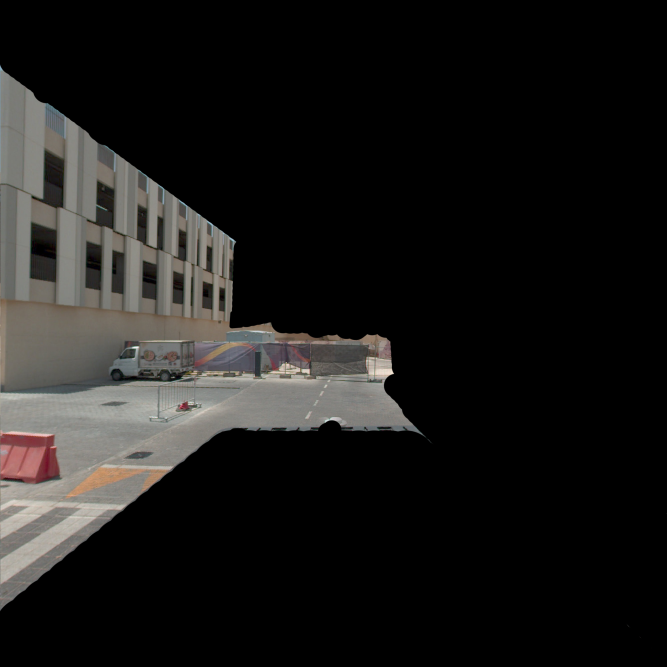
//> input picture data/rendered_images/render_scene_1/pano_000001_000034_cubemapXplus_masked.png, 2000 x 2000 px (shown at 1/3 size)
$ ./metric_image_compare_example   (built with g++ and OpenCV 4)
//> lines starting //> are read from the running program, lines starting //| are printed output that depends on the picture
### building_reconstruction/Metrics/BlurEstimation.h
#ifndef BLURESTIMATION_H
#define BLURESTIMATION_H
//#include <opencv/cv.h>
//#include <opencv/highgui.h>
#include <opencv2/core/types.hpp>
#include <opencv2/opencv.hpp>

/* implementation of "The Blur Effect: Perception and Estimation with a New	No-Reference Perceptual Blur Metric"*/
class BlurEstimation {
public:
    BlurEstimation(const cv::Mat &input);

    virtual ~BlurEstimation() {}

    float estimate();//return measure of  bluriness of input, 0<=ret<=1 , higher ret means more bluriness
protected:
    void blur();

    void calDifferenceVer(const cv::Mat &origin, cv::Mat &d_ver);

    void calDifferenceHor(const cv::Mat &origin, cv::Mat &d_hor);

    void calV(const cv::Mat &m1, const cv::Mat &m2, cv::Mat &_Vver);

    float sumofCoefficient(const cv::Mat &d_input);

    float estimationFinal(float s_Vver, float s_Vhor, float s_Fver, float s_Fhor);

private:
    cv::Mat _F;
    cv::Mat _Bver;
    cv::Mat _Bhor;

};

#endif // BLURESTIMATION_H

### building_reconstruction/Metrics/Metrics.h
#ifndef URBANRECONSTRUCTION_METRICS_H
#define URBANRECONSTRUCTION_METRICS_H

#include <opencv2/core/types.hpp>
#include <opencv2/opencv.hpp>
#include <cmath>
#include <pcl/PCLPointCloud2.h>
#include <pcl/surface/gp3.h>
#include <vector>
#include <math.h>
#include <string>

namespace Metrics {
    /*
     * Чем ближе значение SSIM к 1, тем больше сходство между изображениями.
     * Эта метрика является полезным инструментом для оценки качества сжатия изображений,
     * а также для оценки эффективности различных алгоритмов обработки изображений.
     */
    double SSIM(cv::Mat image1, cv::Mat image2, int partition);

    /*
     * Диапазон значений метрики PSNR (Peak Signal-to-Noise Ratio) обычно составляет от 0 до бесконечности.
     * Значение метрики может меняться в зависимости от битности изображения.
     * Метрика, используется для измерения качества восстановленных изображений сравнением с исходным.
     * PSNR измеряет соотношение между максимально возможной мощностью сигнала и мощностью искажения,
     * вызванного ошибками восстановления. PSNR обычно выражается в децибелах (dB).
     */
    double PSNR(cv::Mat image1, cv::Mat image2);
}


#endif //URBANRECONSTRUCTION_METRICS_H

### building_reconstruction/Metrics/BlurEstimation.cpp
#include "BlurEstimation.h"

BlurEstimation::BlurEstimation(const cv::Mat &input) {
    cv::Mat gray;
    cv::cvtColor(input, gray, cv::COLOR_RGB2GRAY);
    gray.convertTo(_F, CV_32F);
    blur();//F->Bver,Bhor
}

void BlurEstimation::blur() {
    float k[9] = {
            1.f / 9, 1.f / 9, 1.f / 9,
            1.f / 9, 1.f / 9, 1.f / 9,
            1.f / 9, 1.f / 9, 1.f / 9};
    cv::Mat Km = cv::Mat(1, 9, CV_32F, k);
    cv::Mat B_ver, B_hor;

    cv::filter2D(_F, _Bver, _F.depth(), Km, cv::Point(-1, -1));
    cv::filter2D(_F, _Bhor, _F.depth(), Km.t(), cv::Point(-1, -1));

}

float BlurEstimation::estimate() {
    cv::Mat d_Bver, d_Bhor, d_Fver, d_Fhor;
    cv::Mat Vver, Vhor;

    calDifferenceVer(_F, d_Fver);
    calDifferenceHor(_F, d_Fhor);
    calDifferenceVer(_Bver, d_Bver);
    calDifferenceHor(_Bhor, d_Bhor);

    calV(d_Fver, d_Bver, Vver);
    calV(d_Fhor, d_Bhor, Vhor);


    float s_Fver = sumofCoefficient(d_Fver);
    float s_Fhor = sumofCoefficient(d_Fhor);
    float s_Vver = sumofCoefficient(Vver);
    float s_Vhor = sumofCoefficient(Vhor);
    return estimationFinal(s_Vver, s_Vhor, s_Fver, s_Fhor);
}

float BlurEstimation::estimationFinal(float s_Vver, float s_Vhor, float s_Fver, float s_Fhor) {
    float b_Fver = (s_Fver - s_Vver) / s_Fver;
    float b_Fhor = (s_Fhor - s_Vhor) / s_Fhor;
    return std::max(b_Fver, b_Fhor);
}

float BlurEstimation::sumofCoefficient(const cv::Mat &d_input) {
    int rows = d_input.rows;
    int cols = d_input.cols;
    float ret = 0;
    for (int row = 1; row < rows; row++)
        for (int col = 1; col < cols; col++) {
            ret += d_input.at<float>(row, col);
        }
    return ret;
}

void BlurEstimation::calV(const cv::Mat &m1, const cv::Mat &m2, cv::Mat &output) {
    output = m1.clone();
    int rows = output.rows;
    int cols = output.cols;
    for (int row = 1; row < rows; row++)
        for (int col = 1; col < cols; col++) {
            output.at<float>(row, col) = std::max(0.0f, m1.at<float>(row, col) - m2.at<float>(row, col));
        }
}

void BlurEstimation::calDifferenceHor(const cv::Mat &input, cv::Mat &output) {
    output = input.clone();
    int rows = output.rows;
    int cols = output.cols;
    for (int col = 0; col < cols; col++)
        for (int row = 1; row < rows; row++) {
            output.at<float>(row, col) = abs(input.at<float>(row, col) - input.at<float>(row - 1, col));
        }
}

void BlurEstimation::calDifferenceVer(const cv::Mat &input, cv::Mat &output) {
    output = input.clone();
    int rows = output.rows;
    int cols = output.cols;
    for (int row = 0; row < rows; row++)
        for (int col = 1; col < cols; col++) {
            output.at<float>(row, col) = abs(input.at<float>(row, col) - input.at<float>(row, col - 1));
        }
}

### building_reconstruction/Metrics/Metrics.cpp
#include "Metrics.h"

#define C1 (double) (0.01 * 255 * 0.01 * 255)
#define C2 (double) (0.03 * 255 * 0.03 * 255)

#define RED_GREY_CONSTANT 0.299
#define GREEN_GREY_CONSTANT 0.587
#define BLUE_GREY_CONSTANT 0.114

#define MAX_I 255

using namespace std;

namespace Metrics {

    vector <vector<double>> meanBrightness(cv::Mat img, int partition) {
        int r = 0, g = 0, b = 0;
        vector <vector<double>> mean_brightness(partition, vector<double>(partition, 0.0));
        int width = 0, height = 0, width_prev = 0, height_prev = 0;
        int width_step = img.cols / partition;
        int width_step_remainder = img.cols % partition;
        int height_step = img.rows / partition;
        int height_step_remainder = img.rows % partition;
        for (int i = 0; i < partition; i++) {
            width += width_step;
            if (i == partition - 1) {
                width += width_step_remainder;
            }
            for (int j = 0; j < partition; j++) {
                height += height_step;
                if (j == partition - 1) {
                    height += height_step_remainder;
                }
                for (int x = width_prev; x < width; x++) {
                    for (int y = height_prev; y < height; y++) {
                        cv::Vec<unsigned char, 3> pixel_color = img.at<cv::Vec3b>(y, x);
                        r = pixel_color[0];
                        g = pixel_color[1];
                        b = pixel_color[2];
                        mean_brightness[i][j] =
                                mean_brightness[i][j] + RED_GREY_CONSTANT * r + GREEN_GREY_CONSTANT * g +
                                BLUE_GREY_CONSTANT * b;
                    }
                }
                height_prev = height;
            }
            height = 0;
            width_prev = width;
        }

        int n = width_step * height_step;
        int end = partition - 1;
        for (int i = 0; i < partition; i++) {
            for (int j = 0; j < partition; j++) {
                if (i != end && j != end) {
                    mean_brightness[i][j] = mean_brightness[i][j] / n;
                } else if (i == end && j != end) {
                    mean_brightness[i][j] = mean_brightness[i][j] /
                                            ((width_step + width_step_remainder) * height_step);
                } else if (i != end && j == end) {
                    mean_brightness[i][j] = mean_brightness[i][j] /
                                            (width_step * (height_step + height_step_remainder));
                } else {
                    mean_brightness[i][j] = mean_brightness[i][j] /
                                            ((width_step + width_step_remainder) *
                                             (height_step + height_step_remainder));
                }
            }
        }

        return mean_brightness;
    }

    vector <vector<double>> varianceBrightness(cv::Mat img, vector <vector<double>> mu, int partition) {
        int r = 0, g = 0, b = 0;
        vector <vector<double>> variance_brightness(partition, vector<double>(partition, 0.0));
        double curr_brightness = 0.0;
        int width = 0, height = 0, width_prev = 0, height_prev = 0;
        int width_step = img.cols / partition;
        int width_step_remainder = img.cols % partition;
        int height_step = img.rows / partition;
        int height_step_remainder = img.rows % partition;
        for (int i = 0; i < partition; i++) {
            width += width_step;
            if (i == partition - 1) {
                width += width_step_remainder;
            }
            for (int j = 0; j < partition; j++) {
                height += height_step;
                if (j == partition - 1) {
                    height += height_step_remainder;
                }
                for (int x = width_prev; x < width; x++) {
                    for (int y = height_prev; y < height; y++) {
                        cv::Vec<unsigned char, 3> pixel_color = img.at<cv::Vec3b>(y, x);
                        r = pixel_color[0];
                        g = pixel_color[1];
                        b = pixel_color[2];
                        curr_brightness = RED_GREY_CONSTANT * r + GREEN_GREY_CONSTANT * g + BLUE_GREY_CONSTANT * b;
                        variance_brightness[i][j] = variance_brightness[i][j] + pow(curr_brightness - mu[i][j], 2.0);
                    }
                }
                height_prev = height;
            }
            height = 0;
            width_prev = width;
        }

        int n = width_step * height_step;
        int end = partition - 1;
        for (int i = 0; i < partition; i++) {
            for (int j = 0; j < partition; j++) {
                if (i != end && j != end) {
                    variance_brightness[i][j] = variance_brightness[i][j] / n;
                } else if (i == end && j != end) {
                    variance_brightness[i][j] = variance_brightness[i][j] /
                                                ((width_step + width_step_remainder) * height_step);
                } else if (i != end && j == end) {
                    variance_brightness[i][j] = variance_brightness[i][j] /
                                                (width_step * (height_step + height_step_remainder));
                } else {
                    variance_brightness[i][j] = variance_brightness[i][j] /
                                                ((width_step + width_step_remainder) *
                                                 (height_step + height_step_remainder));
                }
            }
        }

        return variance_brightness;
    }

    vector <vector<double>>
    covarianceBrightness(cv::Mat img1, cv::Mat img2, vector <vector<double>> mu1, vector <vector<double>> mu2,
                         int partition) {
        int r1 = 0, g1 = 0, b1 = 0, r2 = 0, g2 = 0, b2 = 0;
        vector <vector<double>> covariance_brightness(partition, vector<double>(partition, 0.0));
        double curr_brightness1 = 0.0;
        double curr_brightness2 = 0.0;
        int width = 0, height = 0, width_prev = 0, height_prev = 0;
        int width_step = img1.cols / partition;
        int width_step_remainder = img1.cols % partition;
        int height_step = img1.rows / partition;
        int height_step_remainder = img1.rows % partition;
        for (int i = 0; i < partition; i++) {
            width += width_step;
            if (i == partition - 1) {
                width += width_step_remainder;
            }
            for (int j = 0; j < partition; j++) {
                height += height_step;
                if (j == partition - 1) {
                    height += height_step_remainder;
                }
                for (int x = width_prev; x < width; x++) {
                    for (int y = height_prev; y < height; y++) {
                        cv::Vec<unsigned char, 3> pixel_color1 = img1.at<cv::Vec3b>(y, x);
                        r1 = pixel_color1[0];
                        g1 = pixel_color1[1];
                        b1 = pixel_color1[2];
                        curr_brightness1 = RED_GREY_CONSTANT * r1 + GREEN_GREY_CONSTANT * g1 + BLUE_GREY_CONSTANT * b1;
                        cv::Vec<unsigned char, 3> pixel_color2 = img2.at<cv::Vec3b>(y, x);
                        r2 = pixel_color2[0];
                        g2 = pixel_color2[1];
                        b2 = pixel_color2[2];
                        curr_brightness2 = RED_GREY_CONSTANT * r2 + GREEN_GREY_CONSTANT * g2 + BLUE_GREY_CONSTANT * b2;
                        covariance_brightness[i][j] = covariance_brightness[i][j] +
                                                      (curr_brightness1 - mu1[i][j]) * (curr_brightness2 - mu2[i][j]);
                    }
                }
                height_prev = height;
            }
            height = 0;
            width_prev = width;
        }

        int n = width_step * height_step;
        int end = partition - 1;
        for (int i = 0; i < partition; i++) {
            for (int j = 0; j < partition; j++) {
                if (i != end && j != end) {
                    covariance_brightness[i][j] = covariance_brightness[i][j] / n;
                } else if (i == end && j != end) {
                    covariance_brightness[i][j] = covariance_brightness[i][j] /
                                                  ((width_step + width_step_remainder) * height_step);
                } else if (i != end && j == end) {
                    covariance_brightness[i][j] = covariance_brightness[i][j] /
                                                  (width_step * (height_step + height_step_remainder));
                } else {
                    covariance_brightness[i][j] = covariance_brightness[i][j] /
                                                  ((width_step + width_step_remainder) *
                                                   (height_step + height_step_remainder));
                }
            }
        }

        return covariance_brightness;
    }

    /*
     * Чем ближе значение SSIM к 1, тем больше сходство между изображениями.
     * Эта метрика является полезным инструментом для оценки качества сжатия изображений,
     * а также для оценки эффективности различных алгоритмов обработки изображений.
     */
    double SSIM(cv::Mat image1, cv::Mat image2, int partition) {
        if (partition != 8 && partition != 16 && partition != 1) {
            throw invalid_argument(
                    "Partition must be equals 8 or 16 or 1 but it doesn't equal" + std::to_string(partition));
        }
        // mean of the brightness of the image1
        vector <vector<double>> mean1 = meanBrightness(image1, partition);
        // mean of the brightness of the image2
        vector <vector<double>> mean2 = meanBrightness(image2, partition);
        // variance of the brightness of the image1
        vector <vector<double>> variance1 = varianceBrightness(image1, mean1, partition);
        // variance of the brightness of the image2
        vector <vector<double>> variance2 = varianceBrightness(image2, mean2, partition);
        // covariance of the brightness between two images
        vector <vector<double>> covariance = covarianceBrightness(image1, image2, mean1, mean2, partition);

        double mean_ssim = 0.0;
        for (int i = 0; i < partition; i++) {
            for (int j = 0; j < partition; j++) {
                mean_ssim += ((2 * mean1[i][j] * mean2[i][j] + C1) * (2 * covariance[i][j] + C2)) /
                             ((pow(mean1[i][j], 2.0) + pow(mean2[i][j], 2.0) + C1) *
                              (variance1[i][j] + variance2[i][j] + C2));
            }
        }

        return mean_ssim / (partition * partition);
    }

    double mseBrightness(cv::Mat img1, cv::Mat img2) {
        int r1 = 0, g1 = 0, b1 = 0, r2 = 0, g2 = 0, b2 = 0;
        double curr_brightness1 = 0.0;
        double curr_brightness2 = 0.0;
        double mse_brightness = 0.0;
        for (int x = 0; x < img1.cols; x++) {
            for (int y = 0; y < img1.rows; y++) {
                cv::Vec<unsigned char, 3> pixel_color1 = img1.at<cv::Vec3b>(y, x);
                r1 = pixel_color1[0];
                g1 = pixel_color1[1];
                b1 = pixel_color1[2];
                curr_brightness1 = RED_GREY_CONSTANT * r1 + GREEN_GREY_CONSTANT * g1 + BLUE_GREY_CONSTANT * b1;
                cv::Vec<unsigned char, 3> pixel_color2 = img2.at<cv::Vec3b>(y, x);
                r2 = pixel_color2[0];
                g2 = pixel_color2[1];
                b2 = pixel_color2[2];
                curr_brightness2 = RED_GREY_CONSTANT * r2 + GREEN_GREY_CONSTANT * g2 + BLUE_GREY_CONSTANT * b2;
                mse_brightness += pow((curr_brightness1 - curr_brightness2), 2.0);
            }
        }
        return mse_brightness / (img1.cols * img1.rows);
    }

    /*
     * Диапазон значений метрики PSNR (Peak Signal-to-Noise Ratio) обычно составляет от 0 до бесконечности.
     * Значение метрики может меняться в зависимости от битности изображения.
     * Метрика, используется для измерения качества восстановленных изображений сравнением с исходным.
     * PSNR измеряет соотношение между максимально возможной мощностью сигнала и мощностью искажения,
     * вызванного ошибками восстановления. PSNR обычно выражается в децибелах (dB).
     */
    double PSNR(cv::Mat image1, cv::Mat image2) {
        return 10 * log10(MAX_I * MAX_I / mseBrightness(image1, image2));
    }
}

### building_reconstruction/metric_image_compare_example.cpp
#include <iostream>
#include <opencv2/core/types.hpp>
#include <opencv2/core/core.hpp>
#include <opencv2/highgui/highgui.hpp>
#include <opencv2/imgproc.hpp>
#include <string>

#include "Metrics/Metrics.h"
#include "Metrics/BlurEstimation.h"

using namespace std;

int main() {
    string camera_image_path = "../../data/rendered_images/render_scene_1/pano_000001_000034_cubemapXplus_masked.png";
    string rendered_image_path = "../../data/rendered_images/render_scene_1/pano_000001_000034_cubemapXplus_rendered_masked.png";

    cv::Mat camera_image = cv::imread(camera_image_path, cv::IMREAD_COLOR);
//> camera_image is the input picture: 2000 rows x 2000 cols, CV_8UC3; mean B, G, R 25, 26.3, 27.4
    cv::Mat rendered_image = cv::imread(rendered_image_path, cv::IMREAD_COLOR);
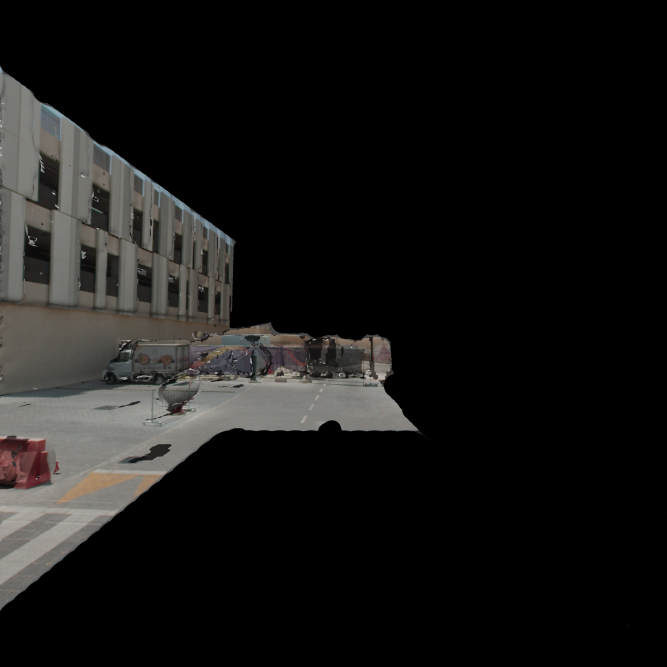
//> input picture data/rendered_images/render_scene_1/pano_000001_000034_cubemapXplus_rendered_masked.png, 2000 x 2000 px (shown at 1/3 size)
//> rendered_image is the input picture: 2000 rows x 2000 cols, CV_8UC3; mean B, G, R 21.5, 22.5, 23.2

    // Уменьшаем разрешение изображений, чтобы минимизировать погрешность позы камеры
    cv::InterpolationFlags interpolation = cv::INTER_AREA;
    cv::Mat camera_image_shrinked_10 = cv::Mat();
    cv::Mat camera_image_shrinked_2 = cv::Mat();
    // Decimate the image by factor of 2 in each direction
    resize(camera_image, camera_image_shrinked_10, cv::Size(), 0.1, 0.1, interpolation);
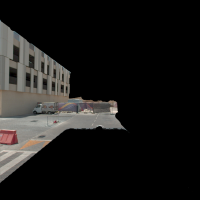
//> camera_image_shrinked_10: 200 rows x 200 cols, CV_8UC3; mean B, G, R 25, 26.3, 27.4
    resize(camera_image, camera_image_shrinked_2, cv::Size(), 0.5, 0.5, interpolation);

    cv::Mat rendered_image_shrinked_10 = cv::Mat();
    cv::Mat rendered_image_shrinked_2 = cv::Mat();
    // Decimate the image by factor of 2 in each direction
    resize(rendered_image, rendered_image_shrinked_10, cv::Size(), 0.1, 0.1, interpolation);
//> (the rest of the program and of its run is left out)
